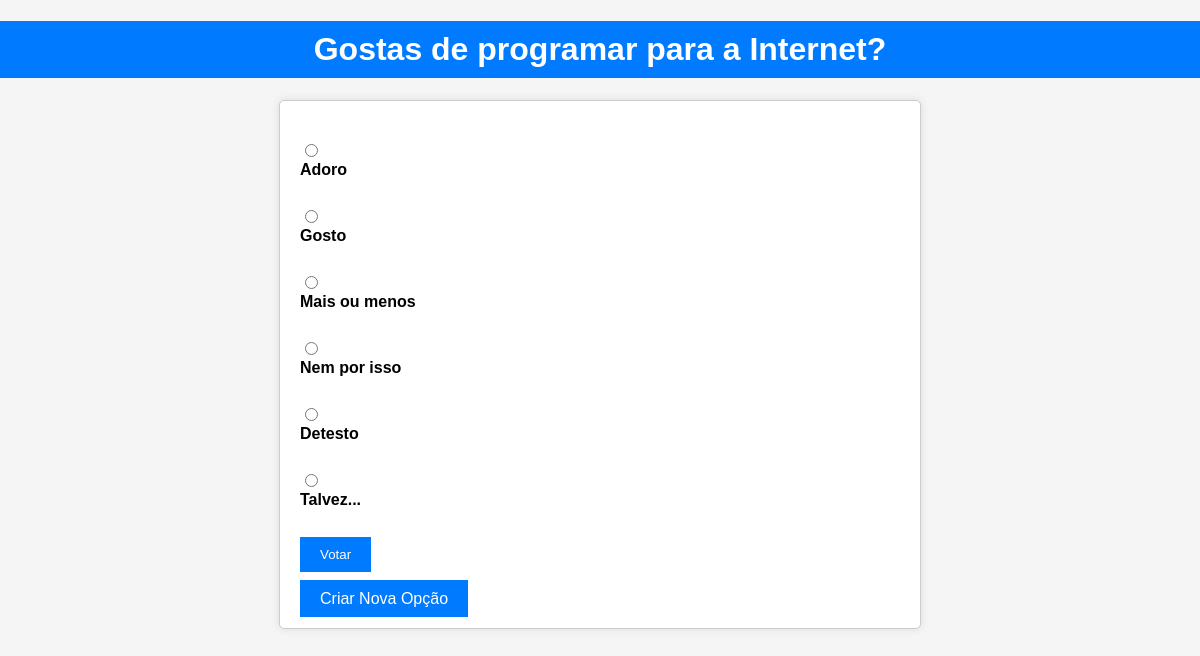
/votacao/3, run on the app's committed database.
### votacao/models.py (models this page shows, shortened)
class Questao(models.Model):
    questao_texto = models.CharField(max_length=200)
    pub_data = models.DateTimeField('data de publicacao')

class Opcao(models.Model):
    questao = models.ForeignKey(Questao, on_delete=models.CASCADE)
    opcao_texto = models.CharField(max_length=200)
    votos = models.IntegerField(default=0)

### votacao/views.py (the view)
# urls.py: path('<int:questao_id>', views.detalhe, name='detalhe'),
def detalhe(request, questao_id):
    questao = get_object_or_404(Questao, pk=questao_id)
    return render(request, 'votacao/detalhe.html', {'questao': questao})

### votacao/templates/votacao/detalhe.html (shortened to what this page needs)
<!DOCTYPE html>
{% load static %}
<html lang="en">
<head>
    <link rel="stylesheet" type="text/css" href="{% static 'votacao/detalhe_styles.css' %}">
</head>
<body>
    <h1>{{ questao.questao_texto }}</h1>
    <div class="container">
        <form action="{% url 'votacao:voto' questao.id %}" method="post">
            {% for opcao in questao.opcao_set.all %}
                <input type="radio" name="opcao" id="opcao{{ forloop.counter }}" value="{{ opcao.id }}" />
                <label for="opcao{{ forloop.counter }}">{{ opcao.opcao_texto }}</label><br />
            {% endfor %}
            <input type="submit" value="Votar" />
        </form>
        <br>
        <a href="{% url 'votacao:criaropcao' questao_id=questao.id %}" class="create-button"> Criar Nova Opção</a>
    </div>
</body>
</html>

### votacao/static/votacao/detalhe_styles.css (style rules this page uses)
body { font-family: Arial, sans-serif; background-color: #f5f5f5; margin: 0; padding: 0; }
h1 { background-color: #007bff; color: #fff; padding: 10px; text-align: center; }
.container { max-width: 600px; margin: 20px auto; padding: 20px; background-color: #fff; border: 1px solid #ccc; border-radius: 5px; box-shadow: 0 0 10px rgba(0, 0, 0, 0.1); }
form { margin-top: 20px; }
label { display: block; margin-bottom: 10px; font-weight: bold; }
input[type="radio"] { margin-right: 5px; }
input[type="submit"] { background-color: #007bff; color: #fff; border: none; padding: 10px 20px; cursor: pointer; }
.create-button { background-color: #007bff; color: #fff; border: none; padding: 10px 20px; cursor: pointer; text-decoration: none; }

### data on the page
Questao: questao_texto "Gostas de programar para a Internet?"
Opcao: opcao_texto "Adoro"
Opcao: opcao_texto "Gosto"
Opcao: opcao_texto "Mais ou menos"
Opcao: opcao_texto "Nem por isso"
Opcao: opcao_texto "Detesto"
Opcao: opcao_texto "Talvez..."
